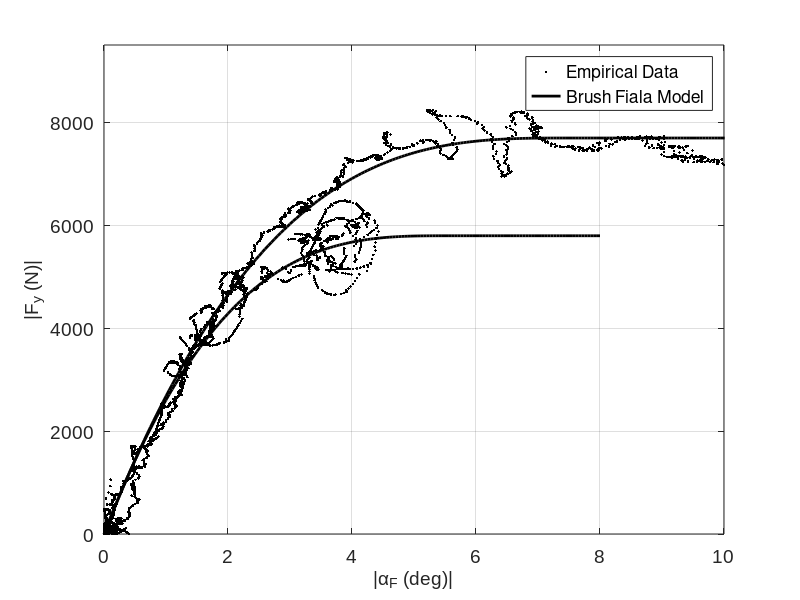

This chart was generated by the following MATLAB code: (Note: this script raises an error after producing the figure.)
close all; clear all; clc;
load data

X1 = cell2mat(Xdata(1));
X2 = cell2mat(Xdata(2));
X3 = cell2mat(Xdata(3));
X4 = cell2mat(Xdata(4));

Y1 = cell2mat(Ydata(1));
Y2 = cell2mat(Ydata(2));
Y3 = cell2mat(Ydata(3));
Y4 = cell2mat(Ydata(4));

figure1 = figure;
axes1 = axes('Parent',figure1,'FontSize',14,'FontName','Arial');
 xlim(axes1,[0 10]);
 ylim(axes1,[0 9516.22674045128]);
box(axes1,'on');
grid(axes1,'on');
hold(axes1,'all');

h1 = plot(X2,Y2,'Parent',axes1,'Marker','.','LineStyle','none','Color',[0 0 0],...
    'DisplayName','Empirical Data');

% Create xlabel
xlabel('|\alpha_{F} (deg)|','FontSize',14,'FontName','Arial');
ylabel('|F_{y} (N)|','FontSize',14,'FontName','Arial');

% Create plot
h2 = plot(X1,Y1,'Parent',axes1,'LineWidth',2,'Color',[0 0 0],...
    'DisplayName','Brush Fiala Model');

% Create plot
h3 = plot(X4,Y4,'Parent',axes1,'Marker','.','LineStyle','none','Color',[0 0 0]);

% Create plot
h4 = plot(X3,Y3,'Parent',axes1,'LineWidth',2,'Color',[0 0 0]);

legend1 = legend([h1 h2])

% % Create textarrow
% annotation(figure1,'textarrow',[0.481607629427793 0.548365122615804],...
%     [0.506204610951009 0.596541786743516],'TextEdgeColor','none','FontSize',14,...
%     'FontName','Arial',...
%     'String',{'Rear Tire Curve'});
% 
% % Create textarrow
% annotation(figure1,'textarrow',[0.771362397820163 0.811307901907357],...
%     [0.553927953890487 0.750720461095101],'TextEdgeColor','none','FontSize',14,...
%     'FontName','Arial',...
%     'String',{'Front Tire Curve'});

tightfig(gcf)


